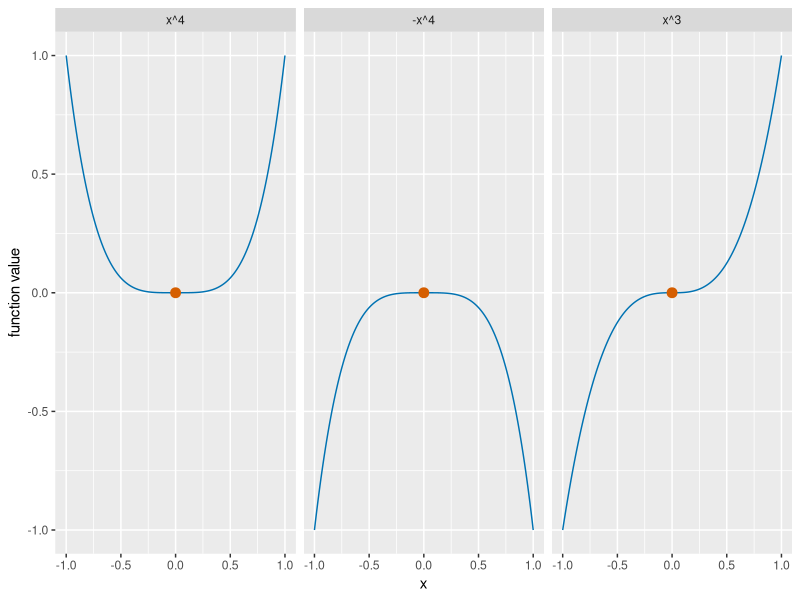

Write R code to recreate this figure.
## ---- chunk 1
#| label: second-derivative-test-zero-r
#| fig-alt: >-
#|   Three side-by-side plots of a function on x from -1 to 1, each with a
#|   vermilion circle at the origin. The first, x to the fourth, is a blue
#|   U-shaped curve with its lowest point at the origin. The second, minus x
#|   to the fourth, is an upside-down U with its highest point at the origin.
#|   The third, x cubed, rises steadily from lower left to upper right,
#|   flattening at the origin without turning.
#| fig-height: 3
#| fig-width: 7
sdz_x_fk <- seq(-1, 1, length.out = 201)
sdz_labels_fk <- c("x^4", "-x^4", "x^3")
sdz_values_fk <- c(sdz_x_fk^4, -sdz_x_fk^4, sdz_x_fk^3)
sdz_n_fk <- length(sdz_x_fk)
sdz_fn_fk <- rep(sdz_labels_fk, each = sdz_n_fk)
sdz_fn_fk <- factor(sdz_fn_fk, levels = sdz_labels_fk)
sdz_x_rep_fk <- rep(sdz_x_fk, 3)
sdz_curves_fk <- tibble::tibble(
  x = sdz_x_rep_fk, value = sdz_values_fk, fn = sdz_fn_fk
)
sdz_origin_fn_fk <- factor(sdz_labels_fk, levels = sdz_labels_fk)
sdz_origin_fk <- tibble::tibble(x = 0, value = 0, fn = sdz_origin_fn_fk)
sdz_aes_fk <- ggplot2::aes(x, value)
ggplot2::ggplot(sdz_curves_fk, sdz_aes_fk) +
  ggplot2::geom_line(colour = "#0072B2") +
  ggplot2::geom_point(data = sdz_origin_fk, colour = "#D55E00", size = 3) +
  ggplot2::facet_wrap(ggplot2::vars(fn)) +
  ggplot2::labs(x = "x", y = "function value")
